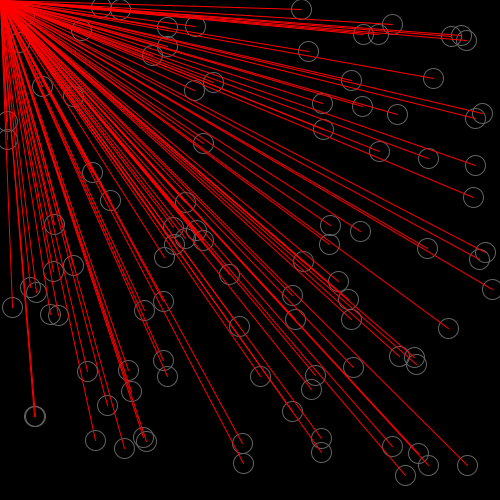
Frame 1 (no input)
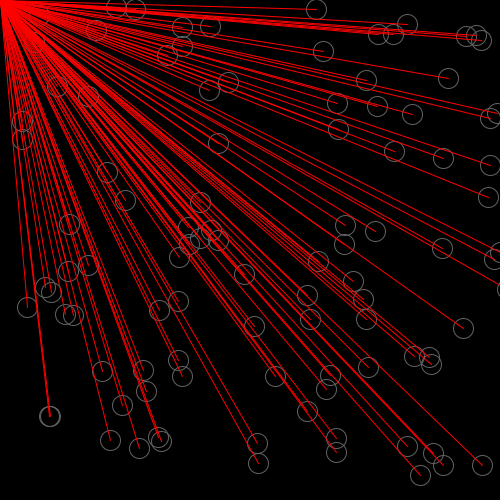
Frame 60 (the mouse pressed at the canvas centre just before this capture)
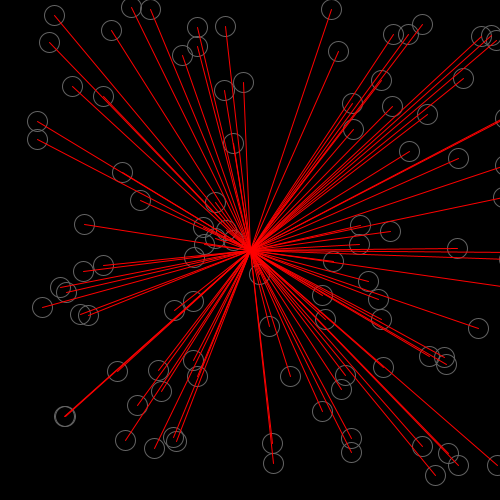
Frame 120 (the mouse held since frame 60 and released just before this capture)

The Processing sketch that drew these frames (run headless with seeded random() and noise(); from frame 60 on, the mouse is pressed at the canvas centre):

// Processing sketch: array_for_loop
// ── array_for_loop.pde
//from demo on arrays
//drawing with arrays using for loops


int[] pointX= new int[100];
int[] pointY= new int[100];
float move= 0.25;


void setup() {
  size(500, 500);

  //initializing the array with for loop and random numbers
  for (int i=0; i<100; i++) {
    pointX[i]= int (random(width));
    pointY[i]= int (random(height));
  }
}

void draw() {
  background(0);
  stroke(100);
  noFill();
  for (int i=0; i<pointX.length; i++) {
    ellipse(pointX[i]+move, pointY[i], 20, 20);
  }

  stroke(255, 0, 0);
  for (int i=0; i<pointX.length; i++) {
    line (pointX[i]+move, pointY[i], mouseX, mouseY);
  }
  move+= 0.25;  
}
